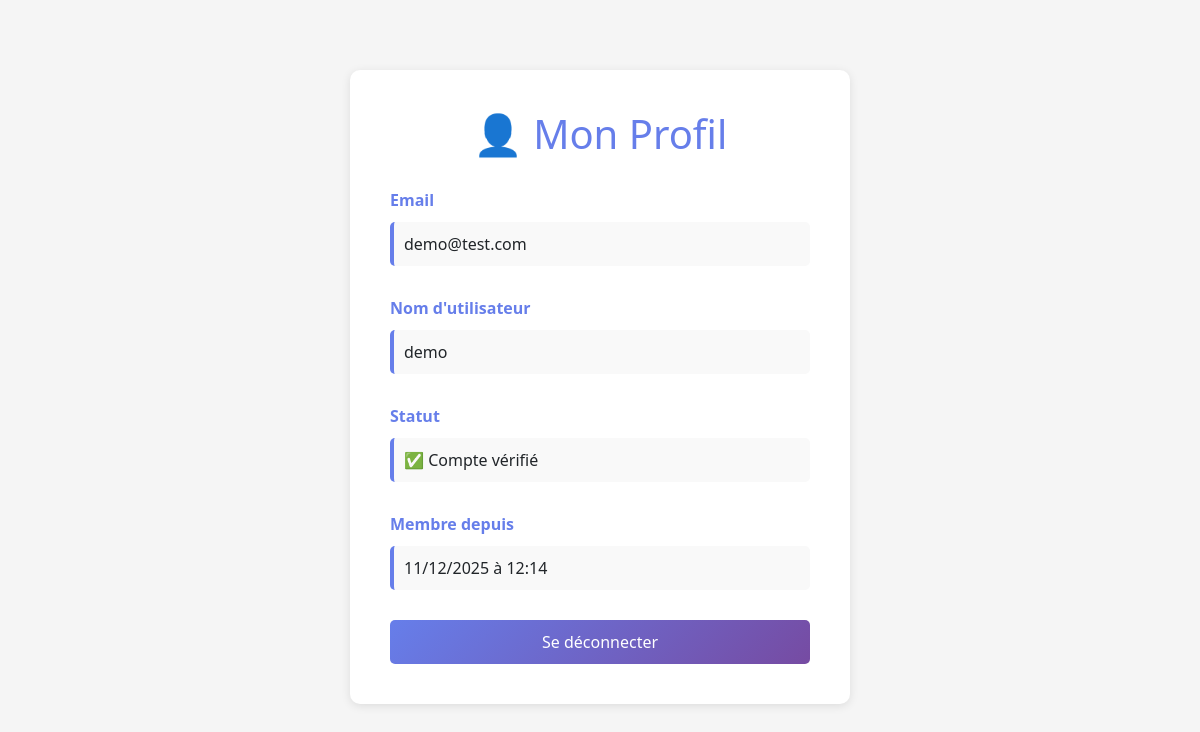
/profile/ (signed in), run on the app's committed database.
### AppYndeed/models.py (models this page shows, shortened)
class CustomUser(AbstractUser):
    email = models.EmailField(unique=True)
    is_verified = models.BooleanField(default=False)
    USERNAME_FIELD = 'email'
    REQUIRED_FIELDS = ['username']

### AppYndeed/views/auth.py (the view)
# urls.py: path('profile/', profile, name='profile'),
@login_required(login_url='login')
def profile(request):
    return render(request, 'auth/profile.html', {'user': request.user})

### AppYndeed/templates/auth/profile.html (shortened to what this page needs)
<!DOCTYPE html>
<html lang="fr">
<head>
    <link href="https://cdn.jsdelivr.net/npm/bootstrap@5.3.0/dist/css/bootstrap.min.css" rel="stylesheet">
</head>
<body>
    <div class="profile-container">
        <h1>👤 Mon Profil</h1>
        <div class="profile-info">
            <label>Email</label>
            <p>{{ user.email }}</p>
        </div>
        <div class="profile-info">
            <label>Nom d'utilisateur</label>
            <p>{{ user.username }}</p>
        </div>
        <div class="profile-info">
            <label>Statut</label>
            <p>
                {% if user.is_verified %}
                    ✅ Compte vérifié
                {% else %}
                    ⏳ En attente de vérification
                {% endif %}
            </p>
        </div>
        <div class="profile-info">
            <label>Membre depuis</label>
            <p>{{ user.date_joined|date:"d/m/Y à H:i" }}</p>
        </div>
        <a href="{% url 'logout' %}" class="btn-logout">Se déconnecter</a>
    </div>
</body>
</html>

### AppYndeed/templates/auth/profile.html (style rules this page uses)
body { background: #f5f5f5; padding: 20px 0; }
.profile-container { background: white; border-radius: 10px; box-shadow: 0 2px 10px rgba(0, 0, 0, 0.1); padding: 40px; max-width: 500px; margin: 50px auto; }
.profile-container h1 { color: #667eea; margin-bottom: 30px; text-align: center; }
.profile-info { margin-bottom: 30px; }
.profile-info label { color: #667eea; font-weight: bold; margin-bottom: 10px; }
.profile-info p { background: #f9f9f9; padding: 10px; border-radius: 5px; border-left: 4px solid #667eea; }
.btn-logout { background: linear-gradient(135deg, #667eea 0%, #764ba2 100%); border: none; color: white; padding: 10px 20px; border-radius: 5px; text-decoration: none; display: inline-block; width: 100%; text-align: center; }

### data on the page
CustomUser: email "demo@test.com", username "demo", date_joined "11/12/2025 à 12:14"
